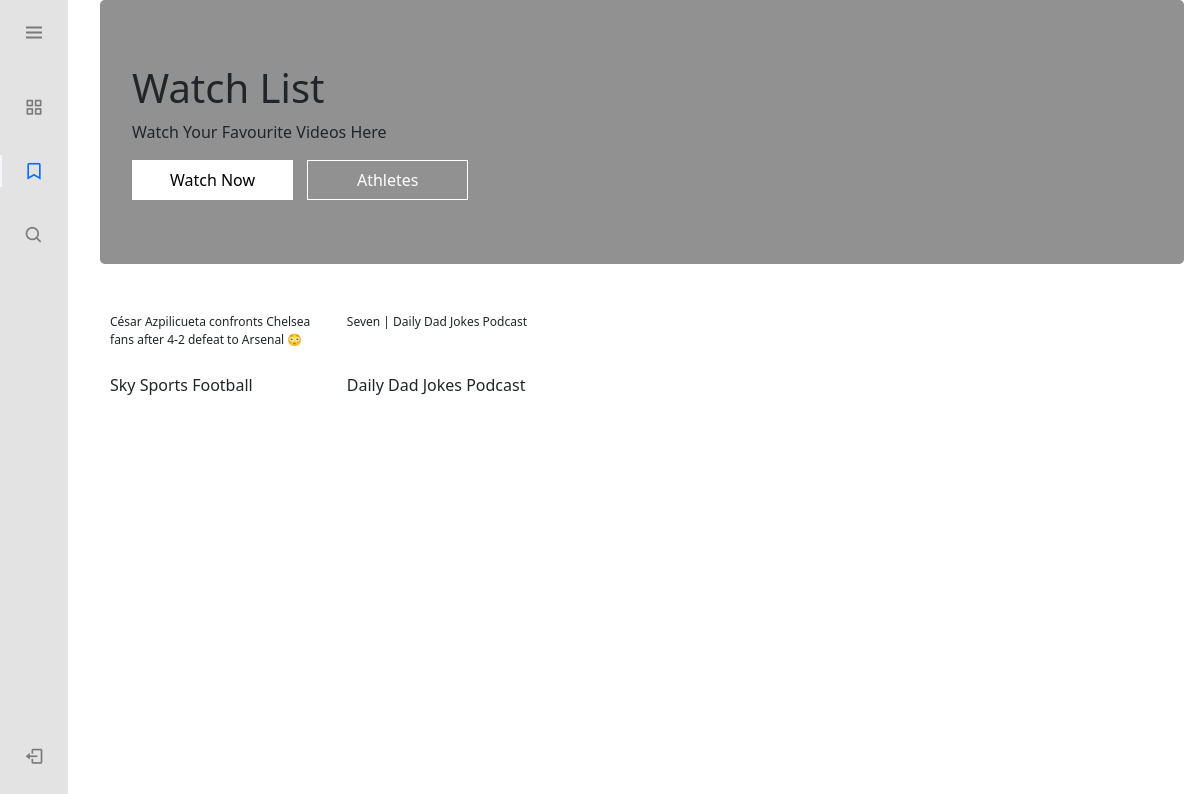
Page /watchlist/ (signed in) on the earlier database version.
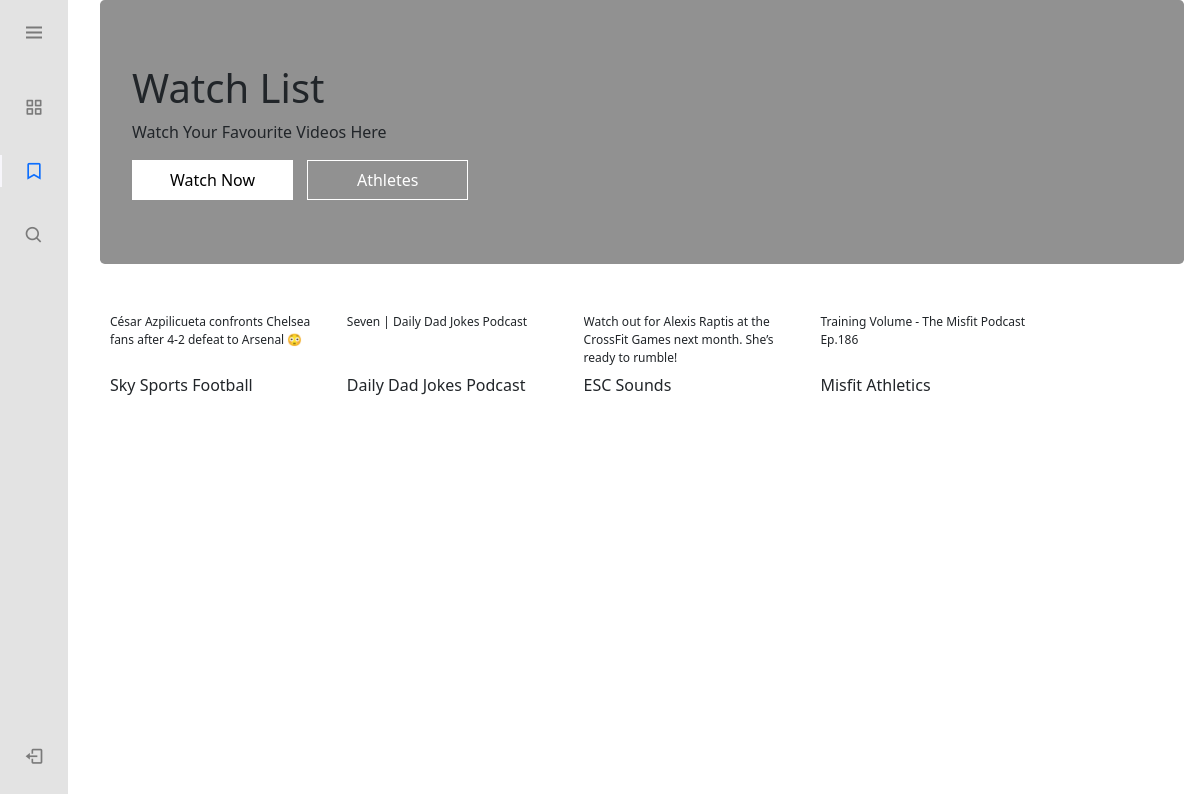
Same page on the later database version.
### youtube_app/models.py (models this page shows)
class WatchList(models.Model):
    user= models.ForeignKey(User, on_delete=models.CASCADE)
    video_title= models.CharField(max_length=300)
    video_description= models.CharField(max_length= 600)
    video_id= models.CharField(max_length= 20)
    channel_title= models.CharField(max_length=100)
    upload_date=models.CharField(max_length=100)
    channel_profile_pic= models.CharField(max_length=100)
    video_thumbnail_pic= models.CharField(max_length=100)

### youtube_app/views.py (the view)
# urls.py: path('watchlist/', views.watch_list_view, name='watchlist'),
def watch_list_view(request):
    all_videos= WatchList.objects.filter(user=request.user)
    context= {'all_videos': all_videos}
    return render(request, 'youtube/watch_list.html', context)

### youtube_app/templates/youtube/watch_list.html (shortened to what this page needs)
{% extends 'youtube/base.html' %}
{% load static %}
{% block extrastylesheet %}
<link rel="stylesheet" href="{% static 'youtube/css/home.css' %}">
<link rel="stylesheet" href="https://cdn.jsdelivr.net/npm/boxicons@latest/css/boxicons.min.css">
{% endblock %}
{% block content %}
<div class="jumbotron text-left" style="margin-bottom:0">
    <h1>Watch List</h1>
    <p>Watch Your Favourite Videos Here</p>
    <div>
        <button class="upper_section_buttons upper_section_buttons_active">Watch Now</button>
        <Button class="upper_section_buttons">Athletes</Button>
    </div>
  </div>
<div class="videos_main_div" >
    {% for video in all_videos %}
    <div class="video_box">
        <div class="video_box_upper">
            <div style="margin-bottom: 5px;">
            </div>
            <div class="title_box">
                <p class="video_title">{{video.video_title|truncatewords:20}}</p>
            </div>
        </div>
        <div class="watch_list_block">
            <form action="{% url 'channelhome' %}" method="post">
                <p onclick="script: $(this).parent('form').submit()">{{video.channel_title}}</p>
            </form>
            <button type="button" class="unsave_button"><box-icon name='bookmark' type='solid' ></box-icon></button>
        </div>
    </div>
    {% endfor %}
</div>
{% endblock %}

### youtube_app/templates/youtube/base.html (shortened to what this page needs)
{% load static %}
<!DOCTYPE html>
<html lang="en">
<head>
  <link rel="stylesheet" href="https://cdn.jsdelivr.net/npm/bootstrap@4.6.1/dist/css/bootstrap.min.css">
  <link href= "http://ajax.googleapis.com/ajax/libs/jqueryui/1.8.16/themes/ui-lightness/jquery-ui.css"        rel="stylesheet" type="text/css" />
  {% block extrastylesheet %}
  {% endblock %}
</head>
<body>
  {% include 'youtube/sidebar.html' %}
{% block content %}
{% endblock %}
</body>
</html>

### youtube_app/templates/youtube/sidebar.html (shortened to what this page needs)
{% load static %}
<link rel="stylesheet" href="{% static 'youtube/css/sidebar.css' %}">
<link rel="stylesheet" href="https://cdn.jsdelivr.net/npm/bootstrap@5.0.0-beta1/dist/css/bootstrap.min.css">
<link rel="stylesheet" href="https://cdn.jsdelivr.net/npm/boxicons@latest/css/boxicons.min.css">
<link rel="stylesheet" href="https://cdnjs.cloudflare.com/ajax/libs/font-awesome/4.7.0/css/font-awesome.min.css">
<body id="body-pd">
    <div class="l-navbar" id="nav-bar">
        <nav class="nav">
            <div>
                <div class="header_toggle"> <i class='bx bx-menu' id="header-toggle"></i></div>
                <div class="nav_list">
                     {% if 'watchlist' in request.path %}
                     <a href="{% url 'home' %}" class="nav_link "> <i class='bx bx-grid-alt nav_icon'></i> <span class="nav_name">Home</span> </a>
                     <a href="{% url 'watchlist' %}" class="nav_link active"> <i class='bx bx-bookmark nav_icon'></i> <span class="nav_name">Watch Later</span> </a>
                     {% else %}
                     <a href="{% url 'home' %}" class="nav_link active"> <i class='bx bx-grid-alt nav_icon'></i> <span class="nav_name">Home</span> </a>
                     <a href="{% url 'watchlist' %}" class="nav_link"> <i class='bx bx-bookmark nav_icon'></i> <span class="nav_name">Watch Later</span> </a>
                     {%  endif %}
                     <a href="#" class="nav_link" id="search_button"> <i class='bx bx-search nav_icon'></i> <span class="nav_name">Search</span>
                        </a>
                </div>
            </div>
            <a href="{% url 'logout' %}" class="nav_link"> <i class='bx bx-log-out nav_icon'></i> <span class="nav_name">SignOut</span> </a>
        </nav>
    </div>
</body>

### static/youtube/css/home.css (style rules this page uses)
.videos_main_div { display: -webkit-box; overflow-x: scroll; justify-content: left; align-items: center; margin-top: 10px; }
.video_box { margin: 10px; overflow-y: hidden; width: 20%; }
.video_box_upper { cursor: pointer; }
.video_title { font-size: 12px; }
.title_box { height: 60px; overflow: hidden; }
.unsave_button { border: none !important; background: white; }
.watch_list_block { display: flex; justify-content: space-between; }
.jumbotron { background: #919191; }
.upper_section_buttons { border: 1px solid white; background: #919191; width: 161px; padding: 7px; color: white; margin-right: 10px; }
.upper_section_buttons_active { color: black !important; background: white !important; }

### static/youtube/css/sidebar.css (style rules this page uses)
:root { --header-height: 3rem;--nav-width: 68px;--first-color: #4723D9;--first-color-light: #AFA5D9;--white-color: #F7F6FB;--body-font: 'Nunito', sans-serif;--normal-font-size: 1rem;--z-fixed: 100 }
*,::before,::after { box-sizing: border-box }
body { position: relative;margin: var(--header-height) 0 0 0;padding: 0 1rem;font-family: var(--body-font);font-size: var(--normal-font-size);transition: .5s }
a { text-decoration: none }
.header_toggle { color:#7a7a7a; padding-left: 22px; font-size: 1.5rem; cursor: pointer }
.l-navbar { position: fixed; top: 0; left: -30%; width: var(--nav-width); height: 100vh; background-color:#e3e3e3; padding: .5rem 1rem 0 0; transition: .5s; z-index: var(--z-fixed) }
.nav { height: 100%; display: flex; flex-direction: column; justify-content: space-between; overflow: hidden }
.nav_list { margin-top: 35px; }
.nav_logo, .nav_link { text-decoration: none !important; display: grid; grid-template-columns: max-content max-content; align-items: center; column-gap: 1rem; padding: .5rem 0 .5rem 1.5rem }
.nav_link { position: relative; color: #7a7a7a; margin-bottom: 1.5rem;transition: .3s }
.nav_icon { font-size: 1.25rem }
.active { text-decoration: wavy !important; color: var(--bs-blue) }
.active::before { content: ''; position: absolute; left: 0;width: 2px; height: 32px; background-color: var(--white-color) }
@media screen and (min-width: 768px) { body { margin: calc(var(--header-height) + 1rem) 0 0 0; padding-left: calc(var(--nav-width) + 2rem) } }
@media screen and (min-width: 768px) { .l-navbar { left: 0;padding: 1rem 1rem 0 0 } }

Differences in the rows shown:
added WatchList: video_title "Watch out for Alexis Raptis at the CrossFit Games next month. She’s ready to rumble!", channel_title "ESC Sounds"
added WatchList: video_title "Training Volume - The Misfit Podcast Ep.186", channel_title "Misfit Athletics"
